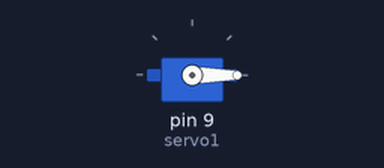
This sketch was run on a simulated Arduino Uno, built with avr-gcc and run on an emulated ATmega328P. Parts: servo.

Above: at 0.1 s.
At 9.9 s:
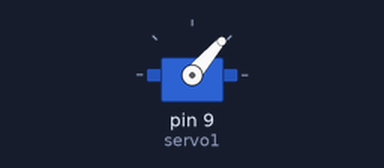
At 19.9 s:
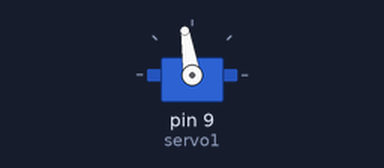
At 39.71 s:
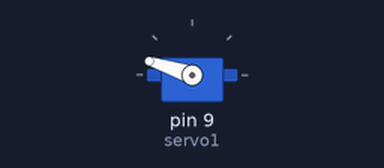
Timing chart, 0 to 40.0 s (numbered marks = the images above):
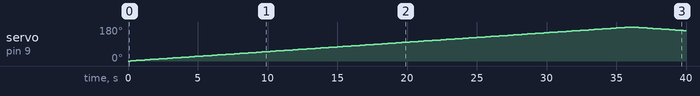

The sketch:

spinning_servo.ino
```cpp
#include <Servo.h>

Servo servo1;

int servoPosition = 0;

void setup()
{
  servo1.attach(9);
}


void loop()
{
  for (servoPosition = 0; servoPosition < 180; servoPosition += 1) {// goes from 0 degrees to 180 degrees
    servo1.write(servoPosition);
    delay(200); // waits for the servo to move
  }
  for (servoPosition = 180; servoPosition >= 1; servoPosition -= 1) {// goes from 180 degrees to 0 degrees
    servo1.write(servoPosition);
    delay(200); // waits for the servo to move
  }
}
```

Measured:
- by itself, servo on pin 9 (servo1): rises from 0° to 180° in 35.8 s, then falls to 161° in 3.8 s
